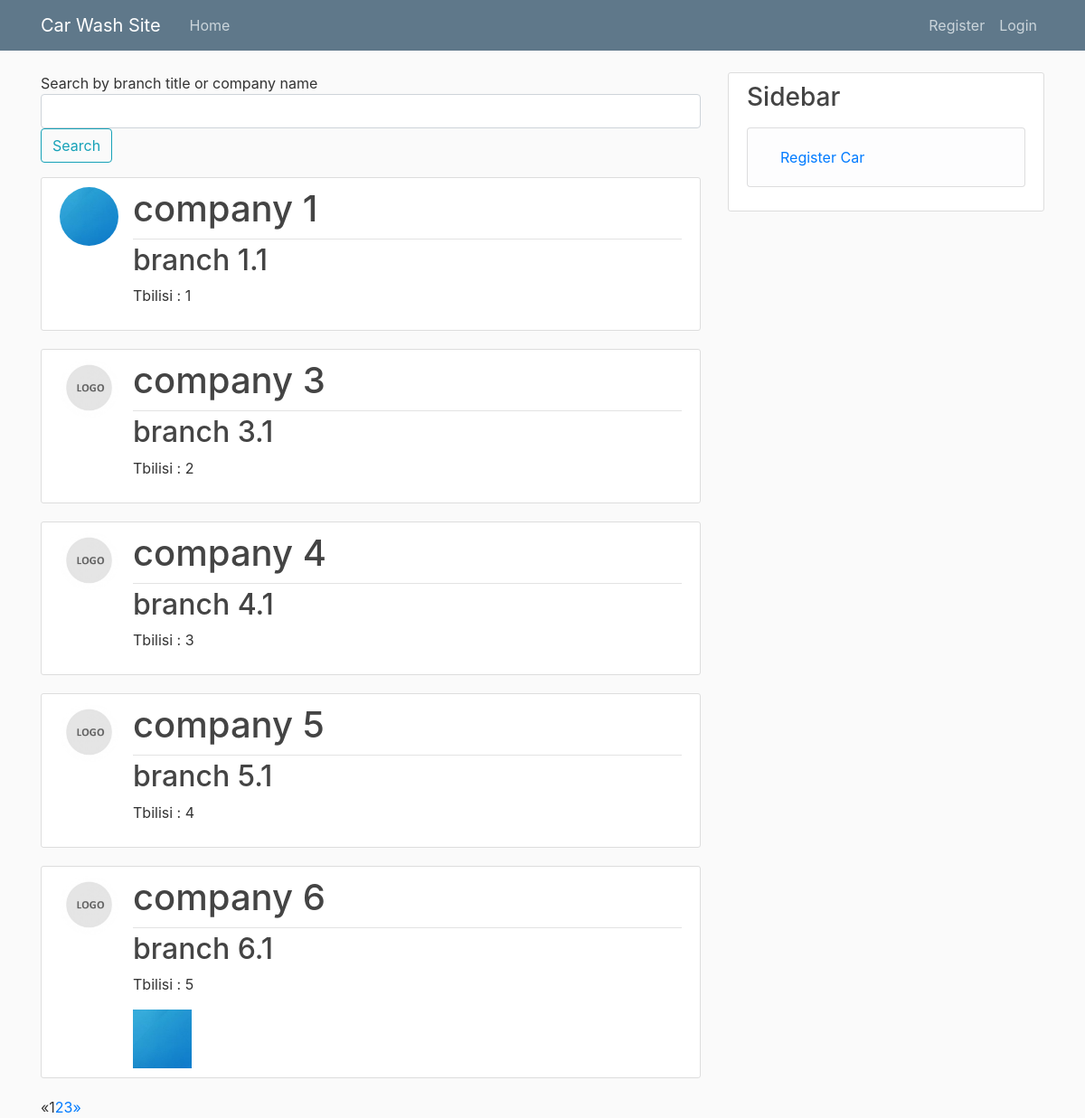
The page / on the database its author committed.
### car_wash_app/models.py (models this page shows, shortened)
class Branch(models.Model):
    company = models.ForeignKey(
        CompanyProfile,
        on_delete=models.CASCADE,
        verbose_name=_("Company"),
        related_name="branch",
    )
    title = models.CharField(max_length=255, verbose_name=_('Branch'))
    location = models.OneToOneField(Location, on_delete=models.PROTECT, verbose_name=_("Location"))
    description = models.TextField(verbose_name=_("Description"))
    image = models.ImageField(null=True, blank=True, upload_to="pictures", verbose_name=_("Image"))
    class Meta:
        verbose_name = _('Branch')
        verbose_name_plural = _('Branches')

class CompanyProfile(models.Model):
    company = models.OneToOneField(
        User,
        on_delete=models.CASCADE,
        verbose_name=_("Company"),
        related_name="company",
    )
    name = models.CharField(max_length=100, verbose_name=_("Company Name"), null=True, blank=True)
    image = models.ImageField(default="default_logo.jpg", upload_to="logo_pics", verbose_name=_("Image"))
    mobile_number = models.CharField(
        max_length=20,
        verbose_name=_("Mobile Number"),
        null=True,
        blank=True,
    )
    def __str__(self):
        return f'{self.name}'

class Location(models.Model):
    city = models.CharField(max_length=255, verbose_name=_("City"))
    street_address = models.CharField(max_length=255, verbose_name=_('Street Address'))
    def __str__(self):
        return f'{self.city} : {self.street_address}'
    class Meta:
        unique_together = ['city', 'street_address']

### car_wash_app/views.py (the view)
# urls.py: 2. Add a URL to urlpatterns:  path('', views.home, name='home')
def home(request: WSGIRequest) -> HttpResponse:
    branches = Branch.objects.all()
    q = request.GET.get('q')
    if q:
        branches = Branch.objects.filter(Q(company__name__icontains=q)|Q(title__icontains=q))
    page = request.GET.get('page', 1)
    paginator = Paginator(branches, 5)
    try:
        branches = paginator.page(page)
    except PageNotAnInteger:
        branches = paginator.page(1)
    except EmptyPage:
        branches = paginator.page(paginator.num_pages)
    return render(request, "car_wash_app/home.html", context={
        "branches": branches,
    })

### car_wash_app/templates/car_wash_app/home.html
{% extends "car_wash_app/base.html" %}
{% block content %}
  <form method="GET" action=".">
      Search by branch title or company name
      <div class = "form-group">
          <input class = "textinput textInput form-control" id="search_branch" type="text" name="q" value="{{ request.GET.q }}">
          <button class = "btn btn-outline-info" >Search</button>
      </div>
  </form>
  {% for branch in branches %}
  <article class="media content-section">
      <img class = "rounded-circle article-img" src = "{{ branch.company.image.url }}">
      <div class="media-body">
        <div class="article-metadata">
          <h1>{{ branch.company }}</h1>
        </div>
        <h2><a class="article-title" href="{% url 'branch-detail' branch.id %}">{{ branch.title }}</a></h2>
        <p class="article-content">{{ branch.location }}</p>
        {% if branch.image %}
          <img class = "article-img" src = "{{ branch.image.url }}">
        {% endif %}
      </div>
    </article>
  {% endfor %}
  {% if branches.has_other_pages %}
    <ul class="pagination">
      {% if branches.has_previous %}
        <li><a href="?page={{ branches.previous_page_number }}">&laquo;</a></li>
      {% else %}
        <li class="disabled"><span>&laquo;</span></li>
      {% endif %}
      {% for i in branches.paginator.page_range %}
        {% if branches.number == i %}
          <li class="active"><span>{{ i }} <span class="sr-only">(current)</span></span></li>
        {% else %}
          <li><a href="?page={{ i }}">{{ i }}</a></li>
        {% endif %}
      {% endfor %}
      {% if branches.has_next %}
        <li><a href="?page={{ branches.next_page_number }}">&raquo;</a></li>
      {% else %}
        <li class="disabled"><span>&raquo;</span></li>
      {% endif %}
    </ul>
  {% endif %}
{% endblock content%}

### car_wash_app/static/car_wash_app/main.css (style rules this page uses)
body { background: #fafafa; color: #333333; margin-top: 5rem; }
h1, h2, h3, h4, h5, h6 { color: #444444; }
ul { margin: 0; }
.content-section { background: #ffffff; padding: 10px 20px; border: 1px solid #dddddd; border-radius: 3px; margin-bottom: 20px; }
.article-title { color: #444444; }
.article-content { white-space: pre-line; }
.article-img { height: 65px; width: 65px; margin-right: 16px; }
.article-metadata { padding-bottom: 1px; margin-bottom: 4px; border-bottom: 1px solid #e3e3e3 }

### rows shown on the page
Branch: company.image (picture), company "company 1", title "branch 1.1", location "Tbilisi : 1"
Branch: company.image (placeholder picture), company "company 3", title "branch 3.1", location "Tbilisi : 2"
Branch: company.image (placeholder picture), company "company 4", title "branch 4.1", location "Tbilisi : 3"
Branch: company.image (placeholder picture), company "company 5", title "branch 5.1", location "Tbilisi : 4"
Branch: company.image (placeholder picture), company "company 6", title "branch 6.1", location "Tbilisi : 5", image (picture)

### other values the page prints
{{ i }} "1"
{{ i }} "2" "3"
